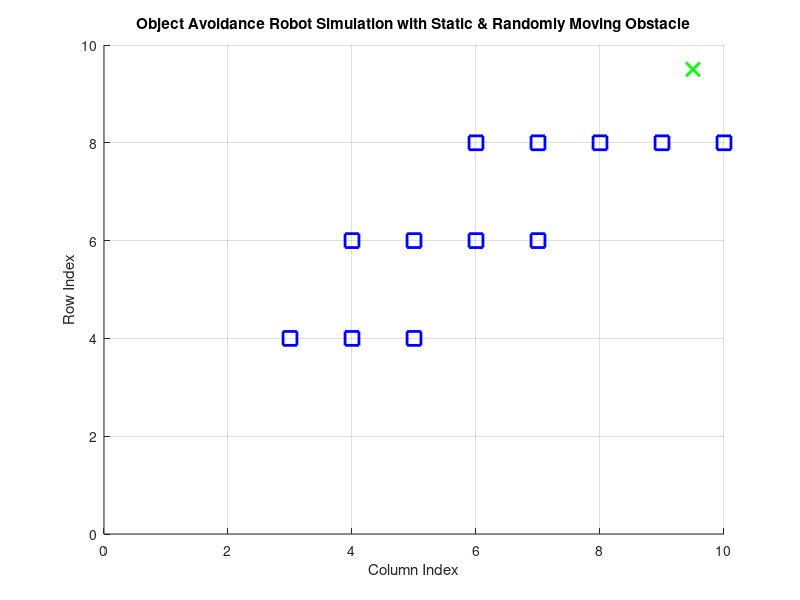

Source code (MATLAB):
% Object Avoidance Robot Simulation with Obstacles Prototype

clc
close all
clear

% Parameters
startPoint = [1, 1];       % Starting point of the robot [row, col]
endPoint = [9.5, 9.5];     % Destination point [row, col]
numSteps = 100;            % Number of simulation steps
stepSize = 0.5;            % Reduced size of each simulation step for slower speed
obstacleSpeed = 0.2;       % Speed of the moving obstacle
clearanceRange = 0.3;      % Clearance range around the robot

% Create a binary occupancy grid with static obstacles
occupancyGrid = zeros(10, 10);
occupancyGrid(6, 4:7) = 1;  % Define static obstacles on the grid
occupancyGrid(8, 6:10) = 1;
occupancyGrid(4, 3:5) = 1;  % Define static obstacles on the grid

% Initialize figure
figure;
hold on;
title('Object Avoidance Robot Simulation with Randomly Moving Obstacle');
xlabel('Column Index');
ylabel('Row Index');
axis([0 10 0 10]);
grid on;

% Initialize random position and motion vector for the moving obstacle
obstaclePosition = rand(1, 2) .* [8, 8] + [1, 1];  % Random starting position
obstacleMotionVector = rand(1, 2) * 2 - 1;        % Random motion vector

% Simulation loop
for step = 1:numSteps
    % Display robot
    plot(startPoint(2), startPoint(1), 'ro', 'MarkerSize', 10, 'LineWidth', 2);
    pause(0.1);  % Pause to visualize the movement
    
    % Compute the direction vector towards the destination
    directionVector = endPoint - startPoint;
    
    % Normalize the direction vector to have unit magnitude
    directionVector = directionVector / norm(directionVector);
    
    % Move the robot towards the destination
    startPoint = startPoint + stepSize * directionVector;
    
    % Check for collision with the boundaries
    if startPoint(1) > 10 || startPoint(2) > 10 || startPoint(1) < 1 || startPoint(2) < 1
        disp('Collision with boundaries! Stopping simulation.');
        break;
    end
    
    % Check for collision with static obstacles
    if occupancyGrid(round(startPoint(1)), round(startPoint(2))) == 1
        disp('Collision with static obstacle! Avoiding obstacle.');
        % For simplicity, move the robot to the left to avoid the obstacle
        startPoint = startPoint - [0, stepSize];
    end
    
    % Update the position of the randomly moving obstacle
    obstaclePosition = obstaclePosition + obstacleSpeed * obstacleMotionVector;
    
    % Check for collision with the moving obstacle
    distanceToObstacle = norm(startPoint - obstaclePosition);
    
    if distanceToObstacle < clearanceRange
        disp('Moving obstacle within clearance range! Waiting for clearance.');
        
        % Wait until the moving obstacle is outside the clearance range
        while distanceToObstacle < clearanceRange
            obstaclePosition = obstaclePosition + obstacleSpeed * obstacleMotionVector;
            distanceToObstacle = norm(startPoint - obstaclePosition);
            pause(0.1);
        end
    end
    
    % Clear previous robot position
    clf;
    hold on;
    title('Object Avoidance Robot Simulation with Static & Randomly Moving Obstacle');
    xlabel('Column Index');
    ylabel('Row Index');
    axis([0 10 0 10]);
    grid on;
    
    % Display static obstacles on the grid
    [row_obs, col_obs] = find(occupancyGrid == 1);
    plot(col_obs, row_obs, 'bs', 'MarkerSize', 10, 'LineWidth', 2);

    % Display the moving obstacle
    plot(obstaclePosition(2), obstaclePosition(1), 'ko', 'MarkerSize', 10, 'LineWidth', 2);
    
    % Display the destination
    plot(endPoint(2), endPoint(1), 'gx', 'MarkerSize', 10, 'LineWidth', 2);
    
    % Check if the robot has reached the destination
    if norm(startPoint - endPoint) < stepSize
        disp('Robot reached the destination! Stopping simulation.');
        break;
    end
end
